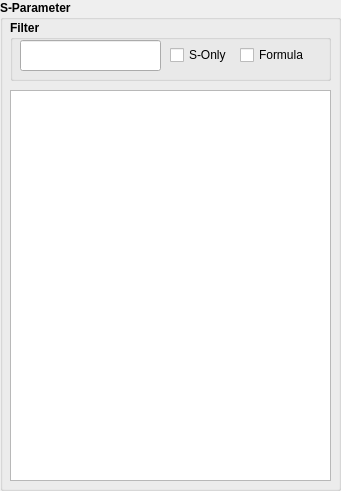
     <widget class="QGroupBox" name="S_Parameter_groupBox">
      <property name="geometry">
       <rect>
        <x>10</x>
        <y>10</y>
        <width>341</width>
        <height>491</height>
       </rect>
      </property>
      <property name="font">
       <font>
        <bold>true</bold>
        <kerning>true</kerning>
       </font>
      </property>
      <property name="title">
       <string>S-Parameter</string>
      </property>
      <widget class="QGroupBox" name="Filter_groupBox">
       <property name="geometry">
        <rect>
         <x>10</x>
         <y>20</y>
         <width>321</width>
         <height>61</height>
        </rect>
       </property>
       <property name="font">
        <font>
         <bold>true</bold>
         <kerning>false</kerning>
        </font>
       </property>
       <property name="title">
        <string>Filter</string>
       </property>
       <widget class="QLineEdit" name="SFilter_lineEdit">
        <property name="geometry">
         <rect>
          <x>10</x>
          <y>20</y>
          <width>141</width>
          <height>31</height>
         </rect>
        </property>
       </widget>
       <widget class="QCheckBox" name="SOnly_checkBox">
        <property name="geometry">
         <rect>
          <x>160</x>
          <y>25</y>
          <width>61</width>
          <height>20</height>
         </rect>
        </property>
        <property name="font">
         <font>
          <bold>false</bold>
          <kerning>false</kerning>
         </font>
        </property>
        <property name="text">
         <string>S-Only</string>
        </property>
       </widget>
       <widget class="QCheckBox" name="FOnly_checkBox">
        <property name="geometry">
         <rect>
          <x>230</x>
          <y>25</y>
          <width>71</width>
          <height>20</height>
         </rect>
        </property>
        <property name="font">
         <font>
          <bold>false</bold>
          <kerning>false</kerning>
         </font>
        </property>
        <property name="text">
         <string>Formula</string>
        </property>
       </widget>
      </widget>
      <widget class="QListWidget" name="listWidget">
       <property name="geometry">
        <rect>
         <x>10</x>
         <y>90</y>
         <width>321</width>
         <height>391</height>
        </rect>
       </property>
       <property name="font">
        <font>
         <bold>true</bold>
         <kerning>true</kerning>
        </font>
       </property>
      </widget>
     </widget>
